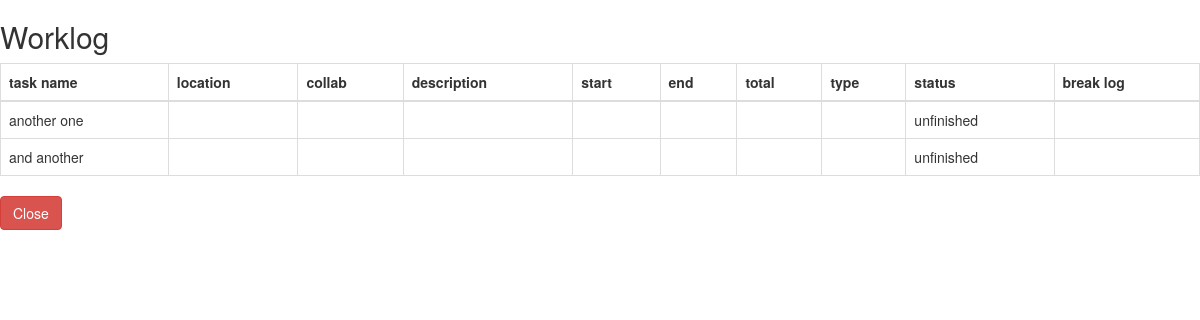
/member-work-log.php?user_id=25, run on an earlier commit of the app's database.
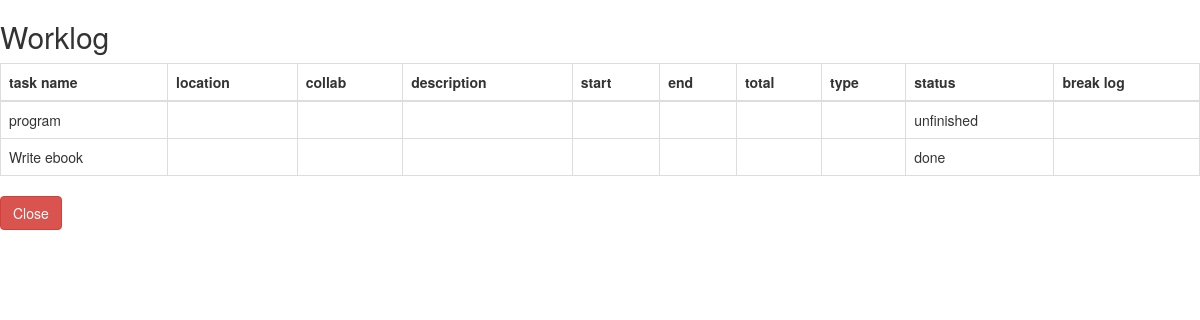
And on a later commit of the database.
### tables this page shows
CREATE TABLE `tasks` (
  `task_id` int(11) NOT NULL,
  `user_id` int(11) NOT NULL,
  `category_id` int(11) NOT NULL,
  `task_name` varchar(50) NOT NULL,
  `Location` varchar(100) NOT NULL,
  `Collab` varchar(50) NOT NULL,
  `task_desc` varchar(50) NOT NULL,
  `start_date` datetime NOT NULL,
  `end_date` datetime NOT NULL,
  `time_spent` time NOT NULL,
  `estimated_date` date NOT NULL,
  `estimated_time` text NOT NULL,
  `type` varchar(20) NOT NULL,
  `status` int(11) NOT NULL
);

### objects/task.php (called while the page is built, shortened)
<?php
class Task{
	public $table_task = 'tasks';
		public function __construct($db){
			$this->con = $db;
		}
	public function getTasksOfMember($member_id){
		$query = "SELECT * FROM ".$this->table_task." WHERE user_id=?";
		$stmt = $this->con->prepare($query);
		$stmt->bindParam(1,$member_id);
		if($stmt->execute()){
			return $stmt;
		}else{
			echo "somethings wrong";
		}
	}
}
?>

### member-work-log.php (the view, shortened to what this page needs)
<?php
include_once 'header.php';
include_once 'objects/task.php';
if(isset($_GET['user_id'])){
	$database = new Database();
	$db = $database->getConnection();
	$task = new Task($db);
}
?>
	<div>
 	<?php echo "<h2>{$_GET['username']} Worklog</h2>";?>
   	<table class="table table-bordered">
    <thead>
      <tr>
        <th>task name</th>
        <th>location</th>
        <th>collab</th>
        <th>description</th>
        <th>start</th>
        <th>end</th>
        <th>total</th>
		<th>type</th>
      	<th>status</th>
      	<th>break log</th>
      </tr>
    </thead>
    <tbody>
<?php
	$stmt = $task->getTasksOfMember($_GET['user_id']);
	while($row = $stmt->fetch(PDO::FETCH_ASSOC)){
		extract($row);
		$statusString = '';
		switch($status){
			case 0:
				$statusString = "unfinished";
				break;
			case 2:
				$statusString = "done";
				break;
		}
		echo "<tr>";
			echo "<td>{$task_name}</td>";
			echo "<td></td>";
			echo "<td></td>";
			echo "<td></td>";
			echo "<td></td>";
			echo "<td></td>";
			echo "<td></td>";
			echo "<td></td>";
			echo "<td>{$statusString}</td>";
			echo "<td></td>";
		echo "</tr>";
	}
?>
    </tbody>
    </table>
    <div>
		<button class="btn btn-danger" id="Cancel">Close</button>
	</div>
    </div>
<?php
include_once 'footer.php';
?>

What changed in the data, as far as the page shows it:
removed tasks: task_name "another one", status "unfinished"
removed tasks: task_name "and another", status "unfinished"
now on this page (row edited): tasks: task_name "program", status "unfinished"
now on this page (row edited): tasks: task_name "Write ebook", status "done"
